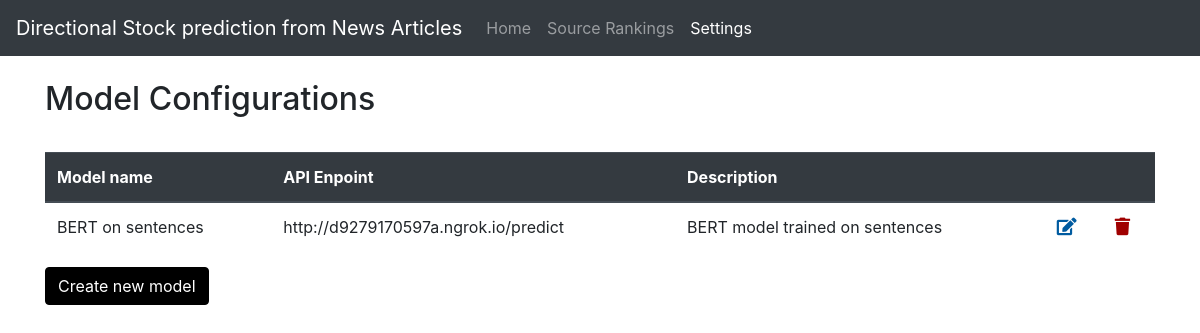
/prediction/config/, run on an earlier commit of the app's database.
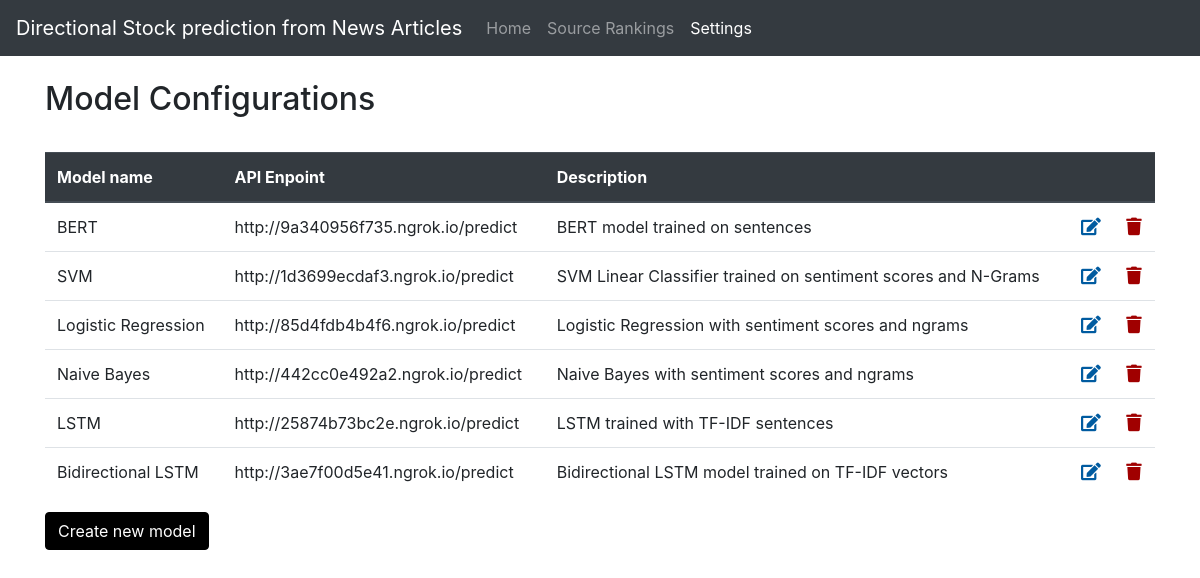
And on a later commit of the database.
### prediction/models.py (models this page shows, shortened)
class ModelConfig(models.Model):
    model_name = models.CharField(max_length=100)
    api_endpoint = models.CharField(max_length=100)
    description = models.CharField(max_length=1000)

### prediction/views.py (the view)
# urls.py: path('config/', views.config, name='config'),
def config(request):
    models_configs = ModelConfig.objects.all()
    context = {'model_config_list':models_configs}
    return render(request, 'prediction/config.html', context)

### prediction/templates/prediction/config.html (shortened to what this page needs)
<!DOCTYPE html>
<html lang="en">
  <head>
    <link
      rel="stylesheet"
      href="https://maxcdn.bootstrapcdn.com/bootstrap/4.5.2/css/bootstrap.min.css"
    />
    <link rel="stylesheet" href="https://use.fontawesome.com/releases/v5.6.3/css/all.css"></head>
  </head>
  <body>
    <nav class="navbar navbar-expand-sm bg-dark navbar-dark">
      <a class="navbar-brand" href="{% url 'prediction:index'%}">Directional Stock prediction from News Articles</a>
      <ul class="navbar-nav">
        <li class="nav-item">
          <a class="nav-link" href="{% url 'prediction:index'%}">Home</a>
        </li>
        <li class="nav-item">
          <a class="nav-link" href="{% url 'prediction:rankings'%}">Source Rankings</a>
        </li>
        <li class="nav-item active">
          <a class="nav-link" href="{% url 'prediction:config'%}">Settings</a>
        </li>
      </ul>
    </nav>
    <div class="container">
        <br>
        <div>
            <h2 style="float: left; display: inline;">Model Configurations</h2>
        </div>
        <br>
        <br>
        <br>
      {% if model_config_list %}
      <table class="table">
        <thead class="thead-dark">
          <tr>
            <th>Model name</th>
            <th>API Enpoint</th>
            <th>Description</th>
            <th></th>
            <th></th>
          </tr>
        </thead>
        <tbody>
            {% for model_config in model_config_list %}
          <tr>
              <td>{{model_config.model_name}}</td>
              <td>{{model_config.api_endpoint}}</td>
              <td>{{model_config.description}}</td>
              <td>
                    <a href="{% url 'prediction:detail' model_config.id %}">
                        <i class='fas fa-edit' style='font-size:1.1rem;color:rgb(0, 91, 160)'></i>
                    </a>
              </td>
              <td>
                <a href="{% url 'prediction:delete_config' model_config.id %}">
                    <i class='fas fa-trash' style='font-size:1.1rem;color:rgb(160, 0, 0)'></i>
                </a>
          </td>
          </tr>
          {% endfor %}
        </tbody>
      </table>
      {% else %}
      <p>No Configurations are available.</p>
      {% endif %}
      <a href="{% url 'prediction:new_config'%}" class="btn btn-primary" style="background-color: black; border-color: black;">Create new model</a>
    </div>
  </body>
</html>

What changed in the data, as far as the page shows it:
changed ModelConfig "BERT model trained on sentences": model_name "BERT on sentences" → "BERT"; api_endpoint "http://d9279170597a.ngrok.io/predict" → "http://9a340956f735.ngrok.io/predict"
added ModelConfig: model_name "SVM", api_endpoint "http://1d3699ecdaf3.ngrok.io/predict", description "SVM Linear Classifier trained on sentiment scores and N-Grams"
added ModelConfig: model_name "Logistic Regression", api_endpoint "http://85d4fdb4b4f6.ngrok.io/predict", description "Logistic Regression with sentiment scores and ngrams"
added ModelConfig: model_name "Naive Bayes", api_endpoint "http://442cc0e492a2.ngrok.io/predict", description "Naive Bayes with sentiment scores and ngrams"
added ModelConfig: model_name "LSTM", api_endpoint "http://25874b73bc2e.ngrok.io/predict", description "LSTM trained with TF-IDF sentences"
added ModelConfig: model_name "Bidirectional LSTM", api_endpoint "http://3ae7f00d5e41.ngrok.io/predict", description "Bidirectional LSTM model trained on TF-IDF vectors"
